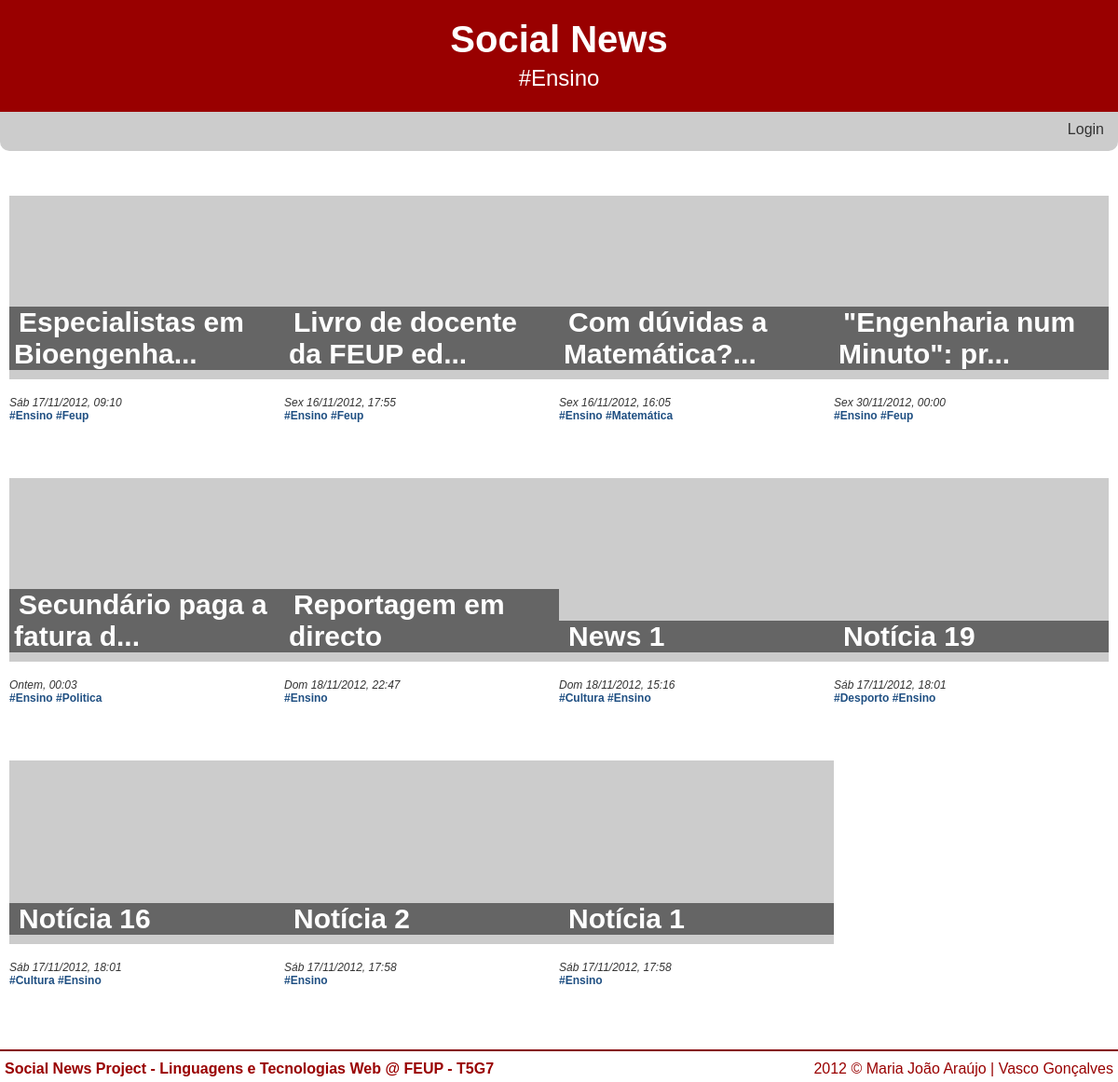
Screenshot of /?tag=Ensino with the database file from the repository.
### tables this page shows
CREATE TABLE 'NEWS' (id integer primary key autoincrement, title text,'date' INTEGER, text text, posted_by text, 'url' TEXT, 'imported_by' TEXT);

### db/news_query.php (called while the page is built, shortened)
<?php
	require_once 'db/db.php';
	if(isset($id) && !empty($id))
	{
		$stmt = $db->prepare('SELECT id, title, date, text, posted_by, imported_by, url, tagname FROM news LEFT JOIN tag ON news.id=tag.news_id where id=:id');
		$stmt->bindparam(':id', $id);
	}
	elseif(isset($tag) && !empty($tag))
	{
		$stmt = $db->prepare('SELECT id, title, date, posted_by, imported_by, tagname FROM news LEFT JOIN tag ON news.id=tag.news_id where news.id in (select news_id from tag where tagname=:tag) ORDER BY id DESC');
		$stmt->bindparam(':tag', $tag);
	}
	elseif(isset($fav) && !empty($fav))
	{
		$stmt = $db->prepare('SELECT id, title, date, posted_by, imported_by, tagname FROM news LEFT JOIN tag ON news.id=tag.news_id LEFT JOIN favorite ON news.id=favorite.news_id where favorite.user_id = :user_id ORDER BY id DESC');
		$stmt->bindparam(':user_id', $_SESSION['user_id']);
	}
	else
	{
		$stmt = $db->prepare('SELECT id, title, date, posted_by, imported_by, tagname FROM news LEFT JOIN tag ON news.id=tag.news_id where news.id in (select id from news order by id desc limit 12 offset :offset) ORDER BY id DESC');
		$stmt->bindparam(':offset', $offset);
	}
	if(!$stmt->execute())
	{
		$error=$db->errorInfo();
		echo "Erro: " . $error[2];
	}
	else
		$news = $stmt->fetchAll();
?>

### common/functions.php (the view, shortened to what this page needs)
<?php
	function loggedIn() {
		return isset($_SESSION['username']);
	}
	function displayDate($date)
	{
        if(date('dmY', time()-86400) == date('dmY', $date))
          return "Ontem, ".date('H:i', $date);
		switch(date('N',$date))
		{
			case 5:
				$dayofweek = 'Sex';
				break;
			case 6:
				$dayofweek = 'Sáb';
				break;
			case 7:
				$dayofweek = 'Dom';
				break;
		}
        return $dayofweek." ".date('d/m/Y, H:i', $date);
	}
	function showAllNews($news)
	{
		foreach($news as $i=>$row) {
			if($row['id']==$news[$i-1]['id'])
				echo " <a href=\"./?tag=".$row['tagname']."\">#".$row['tagname']."</a>";
			else
			{
				$title = (strlen($row['title']) > 30) ? substr($row['title'],0,27).'...' : $row['title'];
				  echo "<div class=\"noticia_index\">
				  <h3><a href=\"./?id=".$row['id']."\">".stripslashes($title)."</a></h3>
				  <a href=\"./?id=".$row['id']."\"><img src=\"http://lorempixel.com/300/200/?dummy=".rand()."\" alt=\"300x200\"></a>
				  <div class=\"newsdetails\">
					<br />";
				echo displayDate($row['date']);
				if($row['tagname']!="")
				  echo "</div><div class=\"newstags\"><a href=\"./?tag=".stripslashes($row['tagname'])."\">#".stripslashes($row['tagname'])."</a>";
			}
			if($row['id']!=$news[$i+1]['id']) {
				echo   "</div>";
				echo "</div>";
			}
		}
	}
	function showHeader($subtitle)
	{
		echo "<div id=\"cabecalho\">";
		echo "<a href=\"./\"><h1>Social News</h1></a>";
		if(!empty($subtitle))
			echo "<h2>".$subtitle."</h2>";
		echo "</div>";
	}
	function showFooter()
	{
		echo "<div id=\"rodape\">
				<p>Social News Project - Linguagens e Tecnologias Web @ FEUP - T5G7</p>
				<div class=copyright>2012 © Maria João Araújo | Vasco Gonçalves</div>
			</div>";
	}
	function showLoginMenu()
	{
		echo "<ul class=\"login\">";
		if(loggedIn())
			echo "<li id=username userid=".$_SESSION['user_id'].">Bem-vindo <a href=ver_perfil_utilizador.php?id=".$_SESSION['user_id'].">".$_SESSION['username']."</a></li><li><a href=\"logout.php\">Logout</a></li>";
		else
			echo "<li><a href=\"login.php\">Login</a></li>";
		echo "</ul>";
	}
?>

### index.php (shortened to what this page needs)
<?php
	require_once 'common/functions.php';
	$id = (int)$_GET['id'];
	$tag = $_GET['tag'];
	$p = (int)$_GET['p'];
	$fav = (int)$_GET['fav'];
	$offset = $p*12;
	require_once 'db/news_query.php';
?>
<!DOCTYPE html>
<html>
	<head>
		<link rel="stylesheet" href="common/style.css">
	</head>
	<body>
<?php
	if(!empty($tag))
		showHeader('#'.$tag);
	elseif(!empty($fav))
		showHeader('Favoritos');
	else
		showHeader('');
?>
		<div id="menu">
			<ul>
<?php
	if(loggedIn())
	{
		echo "<a href=\"./\"><img src=\"common/home.png\"></a><li><a href=\"./?fav=1\">Meus favoritos</a></li>";
		if((editor() || admin()))
		{
			echo "<li><a href=\"nova_noticia.php\">Inserir notícia</a></li>";
		}
		if(admin())
		{
			echo "<li><a href=\"procurar_utilizador.php\">Gerir utilizadores</a></li>".
			"<li><a href=\"gerir_servidor.php\">Gerir servidores</a></li>".
			"<li><a href=\"obter_noticias.php\">Obter notícias</a></li>";
		}
	}
	else
	{
		echo "<li></li>";
	}
	echo "</ul>";
	showLoginMenu();
	echo "</div>";
?>
		<div id="conteudo">
<?php
	if(count($news)==0)
		echo "<h5>Nenhuma notícia encontrada.</h5>";
	else {
		if(!empty($id))
			showNewsId($news,$db);
		else{
			showAllNews($news);
		}
	}
	echo "</div>";
	showFooter();
?>
	</body>
</html>

### common/style.css (style rules this page uses)
html { overflow-y: scroll; }
body { font-family: Century Gothic, sans-serif; margin: 0px auto; padding: 0; color: #333333; border-color: #3b8eb5; background-color: white; min-width: 1200px; }
div#cabecalho { text-align:center; padding: 15px 0px; background-color: #990000; color: white; width: 100%; height: 90px; }
div#cabecalho h1 { margin-top: 5px; margin-bottom: 5px; font-size: 40px; }
div#cabecalho h2 { margin: 0; color: white; font-weight: normal; }
div#cabecalho a { color: white; text-decoration: none; }
div#menu { position: relative; background-color: #ccc; padding: 10px; margin: 0 auto; margin-bottom: 25px; height: 22px; width: 1180px; border-bottom-left-radius: 10px; border-bottom-right-radius: 10px; }
div#menu ul { padding-left: 0; margin: 0; display: inline; }
div#menu li { display: inline; border-right: solid; border-width: 2px; border-color: white; padding: 0px 5px; }
div#menu li:last-child { border-right: none; }
div#menu ul.login { float: right; }
a { color: #333333; text-decoration:none; }
div#conteudo { margin: 10px auto; padding: 10px 10px; background-color: white; height: 100%; width: 1180px; }
div#conteudo h3 { margin: 0; margin-bottom: 10px; font-size: 30px; }
div.noticia_index { position: relative; margin-top: 13px; display: inline-table; width: 25%; height: 290px; background-color: white; }
div.noticia_index img { width: 100%; }
div.noticia_index>h3 { display: inline-block; position: absolute; width: 285px; left: 0; bottom: 93px; padding: 0 5px; word-wrap: break-word; background-color: rgba(0, 0, 0, 0.5); }
div.noticia_index>h3>a { color: white; margin-left: 5px; }
div.newsdetails { clear: both; font-size: 12px; font-style: italic; }
div.newstags { font-size: 12px; font-weight: bold; color: #1F4F82; }
div.newstags a { color: #1F4F82; }
div.noticia_index>div.newstags { white-space: nowrap; text-overflow: ellipsis; overflow: hidden; width: 285px; }
div#rodape { margin: 0 auto; padding: 5px 0; background-color: white; color: #990000; width: 1200px; clear: both; border-top: 2px solid #860004; }
div#rodape p { float:left; margin: 5px; font-weight: bold; }
div#rodape div.copyright { float: right; margin: 5px; }

### rows the page displays
news: title "Especialistas em Bioengenha...", date "Sáb 17/11/2012, 09:10", tagname "Ensino", tagname "Feup"
news: title "Livro de docente da FEUP ed...", date "Sex 16/11/2012, 17:55", tagname "Ensino", tagname "Feup"
news: title "Com dúvidas a Matemática?...", date "Sex 16/11/2012, 16:05", tagname "Ensino", tagname "Matemática"
news: title "\"Engenharia num Minuto\": pr...", date "Sex 30/11/2012, 00:00", tagname "Ensino", tagname "Feup"
news: title "Secundário paga a fatura d...", date "Ontem, 00:03", tagname "Ensino", tagname "Politica"
news: title "Reportagem em directo", date "Dom 18/11/2012, 22:47", tagname "Ensino"
news: title "News 1", date "Dom 18/11/2012, 15:16", tagname "Cultura", tagname "Ensino"
news: title "Notícia 19", date "Sáb 17/11/2012, 18:01", tagname "Desporto", tagname "Ensino"
news: title "Notícia 16", date "Sáb 17/11/2012, 18:01", tagname "Cultura", tagname "Ensino"
news: title "Notícia 2", date "Sáb 17/11/2012, 17:58", tagname "Ensino"
news: title "Notícia 1", date "Sáb 17/11/2012, 17:58", tagname "Ensino"

### other values shown
$subtitle "#Ensino"
